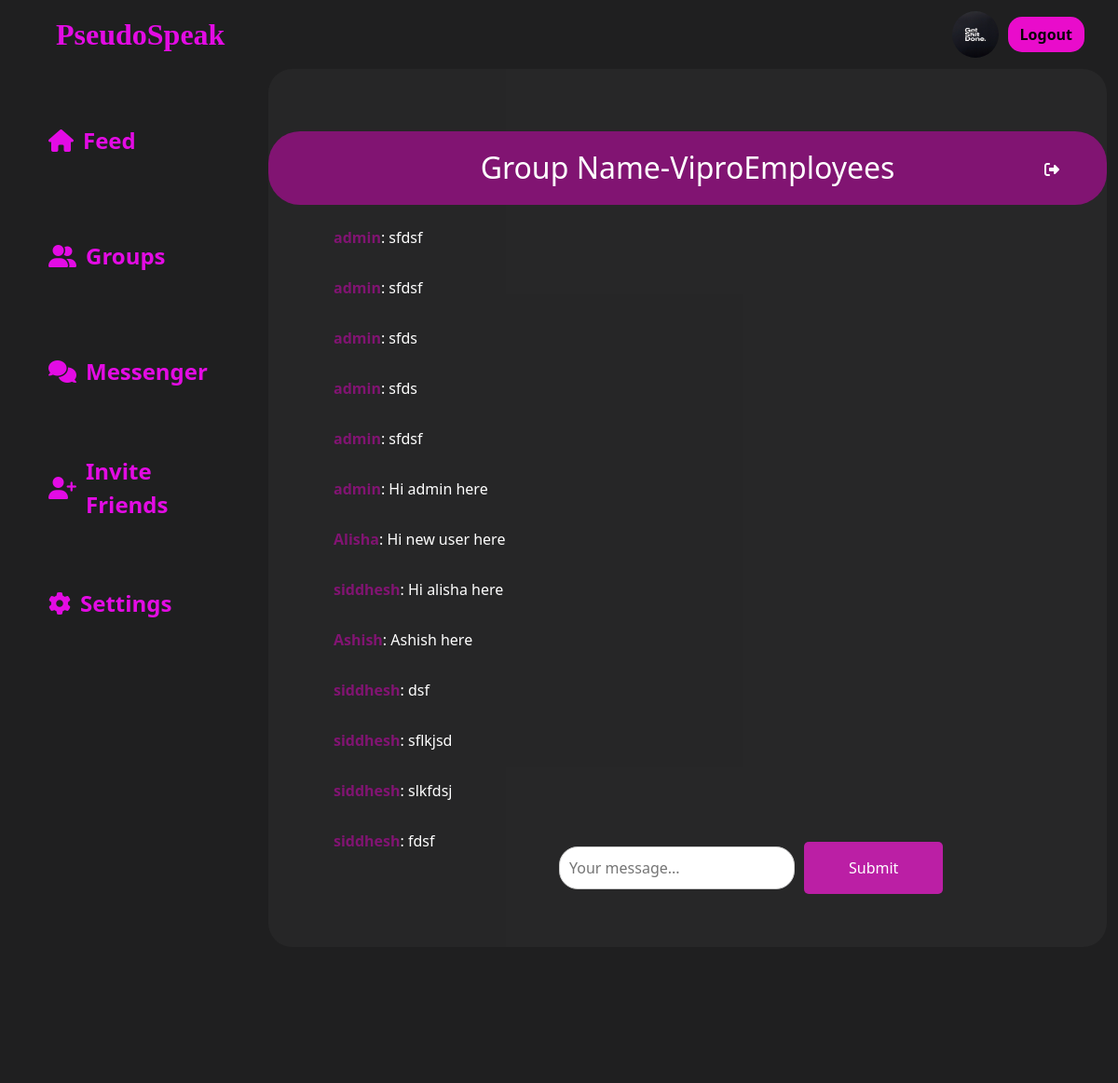
Page /room/categories/vipro (signed in) on the earlier database version.
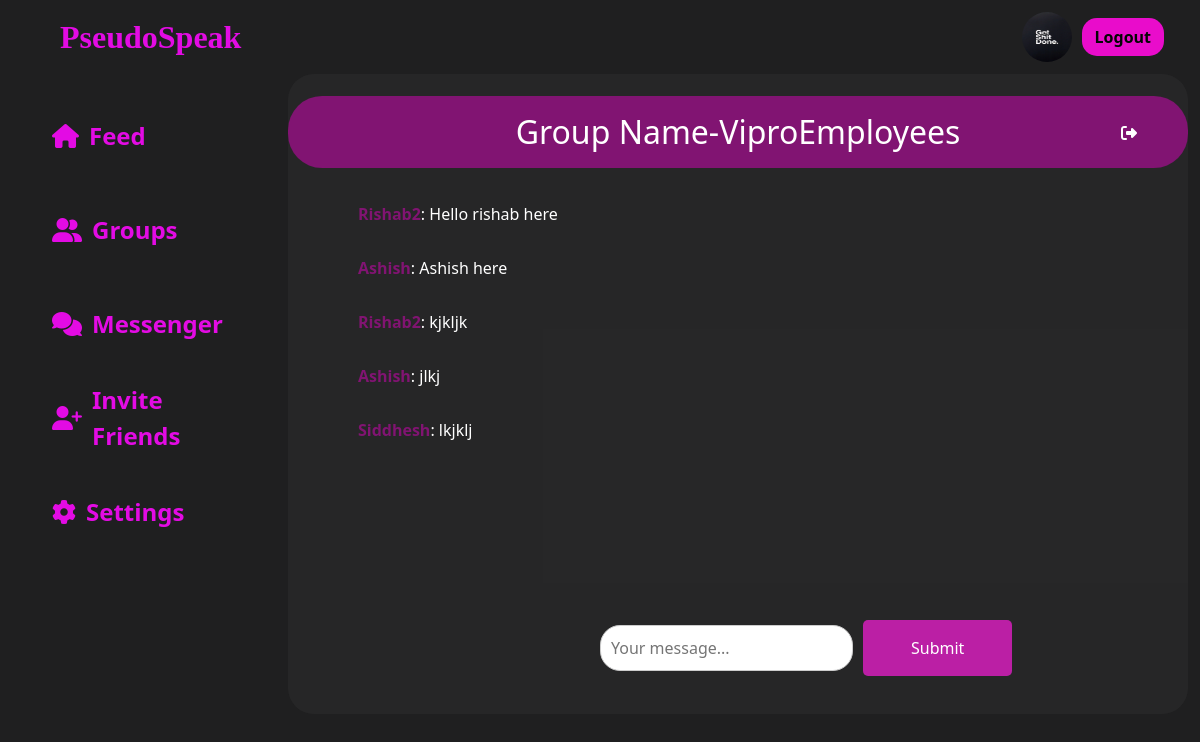
Same page on the later database version.
### room/models.py (models this page shows, shortened)
class Message(models.Model):
    room = models.ForeignKey(Room, related_name='messages', on_delete=models.CASCADE)
    user=models.ForeignKey(User,null=True,on_delete=models.CASCADE)
    content=models.TextField()
    image=models.ImageField(null=True,blank=True,upload_to="images/")
    likes=models.IntegerField(null=True,default=0)
    view_count=models.IntegerField(null=True,default=0)
    date_added = models.DateTimeField(auto_now_add=True,null=True)
    parent_message = models.ForeignKey('self', null=True, blank=True, on_delete=models.CASCADE, related_name='replies')
    def decrypt_message(self):  # Replace with your actual secret key
        try:
            message_decrypted=f.decrypt(self.content)
            message_decoded=message_decrypted.decode('utf-8')
            return message_decoded
        except Exception as e:
            print(f"InvalidToken exception: {e.__cause__}")
            return "Invalid decryption token"
    class Meta:
        ordering = ('date_added',)

### room/views.py (the view)
# urls.py: path("room/",include("room.urls")),
def room(request, slug):
    if request.method=='POST':
        user=request.user
        room=Room.objects.get(slug=slug)
        room.users.remove(user)
        room.save()
        return redirect(rooms,name="recommended")
    room=Room.objects.get(slug=slug)
    messages=Message.objects.filter(room=room)
    return render(request, 'room/room.html', {'room': room, 'messages': messages})

### room/templates/room/room.html (shortened to what this page needs)
{% load static %}
<!DOCTYPE html>
<html lang="en">
  <head>
    <link
      href="https://cdn.jsdelivr.net/npm/bootstrap@5.3.1/dist/css/bootstrap.min.css"
      rel="stylesheet"
    />
  </head>
  <body>
    <nav class="navbar navbar-expand bg-body-tertiary">
      <div class="container-fluid">
        <a class="navbar-brand ms-5 nav-logo" href="{% url 'index' %}"
          >PseudoSpeak</a
        >
        <div class="collapse navbar-collapse" id="navbarSupportedContent">
          {% if user.is_authenticated %}
          <img
            id="profile_img_navbar"
            src="{{ user.profile.profile_img.url }}"
            alt=""
            style="
              width: 50px;
              height: 50px;
              border-radius: 50%;
              margin-right: 10px;
            "
          />
          <a href="{% url 'logout' %}" class="btn signbtn me-4">Logout</a>
          {% else %}
          <a href="{% url 'login_or_signup_view' %}" class="btn signbtn me-4"
            >Sign in</a
          >
          {% endif %}
        </div>
      </div>
    </nav>
    <div class="container-fluid">
      <div class="row content-1">
        <div class="col-3 content-1a res2 sidebar" id="sidebar">
          <ul>
            <li class="active">
              <i class="fa-solid fa-house"></i
              ><a href="{% url 'index' %}">Feed</a>
            </li>
            <li>
              <i class="fa-solid fa-user-group"></i
              ><a href="{% url 'rooms' name='recommended' %}">Groups</a>
            </li>
            <li>
              <i class="fa-solid fa-comments"></i
              ><a href="{% url 'messenger' %}">Messenger</a>
            </li>
            <li><i class="fa-solid fa-user-plus"></i>Invite Friends</li>
            <li>
              <i class="fa-solid fa-gear"></i
              ><a href="{% url 'logout' %}">Settings</a>
            </li>
          </ul>
        </div>
        <div class="col-9 chat-container">
          <div class="group-name">
            <h1>Group Name-{{ room.name }}</h1>
            <form method="post" style="margin-top: -2vw">
              <button
                id="exit"
                style="
                  position: absolute;
                  right: 5%;
                  background-color: transparent;
                  border: none;
                "
              >
                <i class="fa-solid fa-right-from-bracket"></i>
              </button>
            </form>
          </div>
          <div class="lg:w-2/4 mx-4 lg:mx-auto p-4 rounded-xl">
            <div class="chat-messages space-y-3" id="chat-messages">
              {% for m in messages %}
              <div class="chat-message">
                <b>{{ m.user.username }}</b>: {{ m.decrypt_message }}
              </div>
              {% endfor %}
            </div>
          </div>
          <div class="msg-out w-80 mx-auto p-4 rounded-xl">
            <form method="post" action="." class="message-input-form">
              <input
                type="text"
                name="content"
                class="msg-in flex-1 mr-3 w-full rounded-l-lg"
                placeholder="Your message..."
                id="chat-message-input"
              />
              <button
                class="msg-button1 px-5 py-3 rounded-r-lg text-white bg-teal-600 hover:bg-teal-700"
                id="chat-message-submit"
              >
                Submit
              </button>
            </form>
          </div>
        </div>
      </div>
    </div>
  </body>
</html>

Differences in the rows shown:
removed Message: user.username "admin", decrypt_message "sfdsf"
removed Message: user.username "admin", decrypt_message "sfdsf"
removed Message: user.username "admin", decrypt_message "sfds"
removed Message: user.username "admin", decrypt_message "sfds"
removed Message: user.username "admin", decrypt_message "sfdsf"
removed Message: user.username "admin", decrypt_message "Hi admin here"
removed Message: user.username "Alisha", decrypt_message "Hi new user here"
removed Message: user.username "siddhesh", decrypt_message "Hi alisha here"
removed Message: user.username "siddhesh", decrypt_message "dsf"
removed Message: user.username "siddhesh", decrypt_message "sflkjsd"
removed Message: user.username "siddhesh", decrypt_message "slkfdsj"
removed Message: user.username "siddhesh", decrypt_message "fdsf"
added Message: user.username "Rishab2", decrypt_message "Hello rishab here"
added Message: user.username "Rishab2", decrypt_message "kjkljk"
added Message: user.username "Ashish", decrypt_message "jlkj"
added Message: user.username "Siddhesh", decrypt_message "lkjklj"
